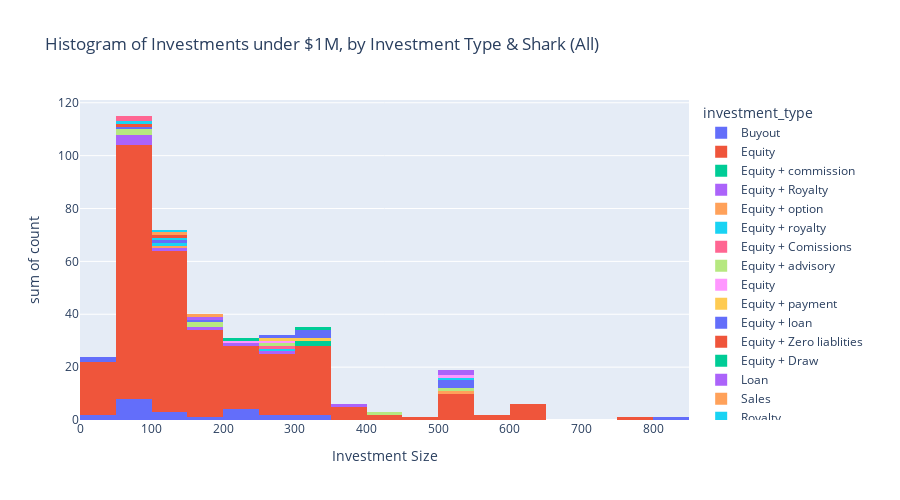

Here is the notebook cell this chart was saved with:
### Code cell
px.histogram(under1m_df, 
             x="value_k", 
             y="count",
             title = "Histogram of Investments under $1M, by Investment Type & Shark ("+industry_selected+")",
             color = "investment_type",
             #facet_row = "shark",
             height = 500
            ).update_layout(xaxis_title = "Investment Size"
            ).show()

### Figure 1 — Plotly figure (JSON) as saved in the notebook; plotly's stock layout.template omitted (floating-point values rounded to 4 significant figures; data arrays with more than 128 entries replaced by an {"elided": "..."} marker saying what was removed)
{"data": [{"alignmentgroup": "True", "bingroup": "x", "histfunc": "sum", "hovertemplate": "investment_type=Buyout<br>value_k=%{x}<br>sum of count=%{y}<extra></extra>", "legendgroup": "Buyout", "marker": {"color": "#636efa", "pattern": {"shape": ""}}, "name": "Buyout", "offsetgroup": "Buyout", "orientation": "v", "showlegend": true, "type": "histogram", "x": [250, 100, 40, 150, 300, 100, 70, 50, 50, 75, 100, 200, 250, 200, 35, 225, 50, 200, 300, 75, 50, 50], "xaxis": "x", "y": [1, 1, 1, 1, 1, 1, 1, 1, 1, 1, 1, 1, 1, 1, 1, 1, 1, 1, 1, 1, 1, 1], "yaxis": "y"}, {"alignmentgroup": "True", "bingroup": "x", "histfunc": "sum", "hovertemplate": "investment_type=Equity<br>value_k=%{x}<br>sum of count=%{y}<extra></extra>", "legendgroup": "Equity", "marker": {"color": "#EF553B", "pattern": {"shape": ""}}, "name": "Equity", "offsetgroup": "Equity", "orientation": "v", "showlegend": true, "type": "histogram", "x": {"elided": "310 float values"}, "xaxis": "x", "y": {"elided": "310 int values"}, "yaxis": "y"}, {"alignmentgroup": "True", "bingroup": "x", "histfunc": "sum", "hovertemplate": "investment_type=Equity + commission<br>value_k=%{x}<br>sum of count=%{y}<extra></extra>", "legendgroup": "Equity + commission", "marker": {"color": "#00cc96", "pattern": {"shape": ""}}, "name": "Equity + commission", "offsetgroup": "Equity + commission", "orientation": "v", "showlegend": true, "type": "histogram", "x": [325, 325], "xaxis": "x", "y": [1, 1], "yaxis": "y"}, {"alignmentgroup": "True", "bingroup": "x", "histfunc": "sum", "hovertemplate": "investment_type=Equity + Royalty<br>value_k=%{x}<br>sum of count=%{y}<extra></extra>", "legendgroup": "Equity + Royalty", "marker": {"color": "#ab63fa", "pattern": {"shape": ""}}, "name": "Equity + Royalty", "offsetgroup": "Equity + Royalty", "orientation": "v", "showlegend": true, "type": "histogram", "x": [75, 100, 50, 150, 80, 200, 270, 50, 350], "xaxis": "x", "y": [1, 1, 1, 1, 1, 1, 1, 1, 1], "yaxis": "y"}, {"alignmentgroup": "True", "bingroup": "x", "histfunc": "sum", "hovertemplate": "investment_type=Equity + option<br>value_k=%{x}<br>sum of count=%{y}<extra></extra>", "legendgroup": "Equity + option", "marker": {"color": "#FFA15A", "pattern": {"shape": ""}}, "name": "Equity + option", "offsetgroup": "Equity + option", "orientation": "v", "showlegend": true, "type": "histogram", "x": [100, 500], "xaxis": "x", "y": [1, 1], "yaxis": "y"}, {"alignmentgroup": "True", "bingroup": "x", "histfunc": "sum", "hovertemplate": "investment_type=Equity + royalty<br>value_k=%{x}<br>sum of count=%{y}<extra></extra>", "legendgroup": "Equity + royalty", "marker": {"color": "#19d3f3", "pattern": {"shape": ""}}, "name": "Equity + royalty", "offsetgroup": "Equity + royalty", "orientation": "v", "showlegend": true, "type": "histogram", "x": [250, 125], "xaxis": "x", "y": [1, 1], "yaxis": "y"}, {"alignmentgroup": "True", "bingroup": "x", "histfunc": "sum", "hovertemplate": "investment_type=Equity + Comissions<br>value_k=%{x}<br>sum of count=%{y}<extra></extra>", "legendgroup": "Equity + Comissions", "marker": {"color": "#FF6692", "pattern": {"shape": ""}}, "name": "Equity + Comissions", "offsetgroup": "Equity + Comissions", "orientation": "v", "showlegend": true, "type": "histogram", "x": [250], "xaxis": "x", "y": [1], "yaxis": "y"}, {"alignmentgroup": "True", "bingroup": "x", "histfunc": "sum", "hovertemplate": "investment_type=Equity + advisory<br>value_k=%{x}<br>sum of count=%{y}<extra></extra>", "legendgroup": "Equity + advisory", "marker": {"color": "#B6E880", "pattern": {"shape": ""}}, "name": "Equity + advisory", "offsetgroup": "Equity + advisory", "orientation": "v", "showlegend": true, "type": "histogram", "x": [500, 150, 75, 250, 150, 75], "xaxis": "x", "y": [1, 1, 1, 1, 1, 1], "yaxis": "y"}, {"alignmentgroup": "True", "bingroup": "x", "histfunc": "sum", "hovertemplate": "investment_type=Equity <br>value_k=%{x}<br>sum of count=%{y}<extra></extra>", "legendgroup": "Equity ", "marker": {"color": "#FF97FF", "pattern": {"shape": ""}}, "name": "Equity ", "offsetgroup": "Equity ", "orientation": "v", "showlegend": true, "type": "histogram", "x": [200, 250], "xaxis": "x", "y": [1, 1], "yaxis": "y"}, {"alignmentgroup": "True", "bingroup": "x", "histfunc": "sum", "hovertemplate": "investment_type=Equity + payment<br>value_k=%{x}<br>sum of count=%{y}<extra></extra>", "legendgroup": "Equity + payment", "marker": {"color": "#FECB52", "pattern": {"shape": ""}}, "name": "Equity + payment", "offsetgroup": "Equity + payment", "orientation": "v", "showlegend": true, "type": "histogram", "x": [300], "xaxis": "x", "y": [1], "yaxis": "y"}, {"alignmentgroup": "True", "bingroup": "x", "histfunc": "sum", "hovertemplate": "investment_type=Equity + loan<br>value_k=%{x}<br>sum of count=%{y}<extra></extra>", "legendgroup": "Equity + loan", "marker": {"color": "#636efa", "pattern": {"shape": ""}}, "name": "Equity + loan", "offsetgroup": "Equity + loan", "orientation": "v", "showlegend": true, "type": "histogram", "x": [175, 37.5, 50, 300, 125, 500, 300, 500, 500, 37.5, 300, 800], "xaxis": "x", "y": [1, 1, 1, 1, 1, 1, 1, 1, 1, 1, 1, 1], "yaxis": "y"}, {"alignmentgroup": "True", "bingroup": "x", "histfunc": "sum", "hovertemplate": "investment_type=Equity + Zero liablities<br>value_k=%{x}<br>sum of count=%{y}<extra></extra>", "legendgroup": "Equity + Zero liablities", "marker": {"color": "#EF553B", "pattern": {"shape": ""}}, "name": "Equity + Zero liablities", "offsetgroup": "Equity + Zero liablities", "orientation": "v", "showlegend": true, "type": "histogram", "x": [75], "xaxis": "x", "y": [1], "yaxis": "y"}, {"alignmentgroup": "True", "bingroup": "x", "histfunc": "sum", "hovertemplate": "investment_type=Equity + Draw <br>value_k=%{x}<br>sum of count=%{y}<extra></extra>", "legendgroup": "Equity + Draw ", "marker": {"color": "#00cc96", "pattern": {"shape": ""}}, "name": "Equity + Draw ", "offsetgroup": "Equity + Draw ", "orientation": "v", "showlegend": true, "type": "histogram", "x": [200], "xaxis": "x", "y": [1], "yaxis": "y"}, {"alignmentgroup": "True", "bingroup": "x", "histfunc": "sum", "hovertemplate": "investment_type=Loan<br>value_k=%{x}<br>sum of count=%{y}<extra></extra>", "legendgroup": "Loan", "marker": {"color": "#ab63fa", "pattern": {"shape": ""}}, "name": "Loan", "offsetgroup": "Loan", "orientation": "v", "showlegend": true, "type": "histogram", "x": [150], "xaxis": "x", "y": [1], "yaxis": "y"}, {"alignmentgroup": "True", "bingroup": "x", "histfunc": "sum", "hovertemplate": "investment_type=Sales<br>value_k=%{x}<br>sum of count=%{y}<extra></extra>", "legendgroup": "Sales", "marker": {"color": "#FFA15A", "pattern": {"shape": ""}}, "name": "Sales", "offsetgroup": "Sales", "orientation": "v", "showlegend": true, "type": "histogram", "x": [150], "xaxis": "x", "y": [1], "yaxis": "y"}, {"alignmentgroup": "True", "bingroup": "x", "histfunc": "sum", "hovertemplate": "investment_type=Royalty<br>value_k=%{x}<br>sum of count=%{y}<extra></extra>", "legendgroup": "Royalty", "marker": {"color": "#19d3f3", "pattern": {"shape": ""}}, "name": "Royalty", "offsetgroup": "Royalty", "orientation": "v", "showlegend": true, "type": "histogram", "x": [100, 75, 500], "xaxis": "x", "y": [1, 1, 1], "yaxis": "y"}, {"alignmentgroup": "True", "bingroup": "x", "histfunc": "sum", "hovertemplate": "investment_type=Licensing rights<br>value_k=%{x}<br>sum of count=%{y}<extra></extra>", "legendgroup": "Licensing rights", "marker": {"color": "#FF6692", "pattern": {"shape": ""}}, "name": "Licensing rights", "offsetgroup": "Licensing rights", "orientation": "v", "showlegend": true, "type": "histogram", "x": [75, 75], "xaxis": "x", "y": [1, 1], "yaxis": "y"}, {"alignmentgroup": "True", "bingroup": "x", "histfunc": "sum", "hovertemplate": "investment_type=Revenue<br>value_k=%{x}<br>sum of count=%{y}<extra></extra>", "legendgroup": "Revenue", "marker": {"color": "#B6E880", "pattern": {"shape": ""}}, "name": "Revenue", "offsetgroup": "Revenue", "orientation": "v", "showlegend": true, "type": "histogram", "x": [400], "xaxis": "x", "y": [1], "yaxis": "y"}, {"alignmentgroup": "True", "bingroup": "x", "histfunc": "sum", "hovertemplate": "investment_type=Equity + Loan + Ad Space<br>value_k=%{x}<br>sum of count=%{y}<extra></extra>", "legendgroup": "Equity + Loan + Ad Space", "marker": {"color": "#FF97FF", "pattern": {"shape": ""}}, "name": "Equity + Loan + Ad Space", "offsetgroup": "Equity + Loan + Ad Space", "orientation": "v", "showlegend": true, "type": "histogram", "x": [500], "xaxis": "x", "y": [1], "yaxis": "y"}, {"alignmentgroup": "True", "bingroup": "x", "histfunc": "sum", "hovertemplate": "investment_type=Equity  + Royalty<br>value_k=%{x}<br>sum of count=%{y}<extra></extra>", "legendgroup": "Equity  + Royalty", "marker": {"color": "#FECB52", "pattern": {"shape": ""}}, "name": "Equity  + Royalty", "offsetgroup": "Equity  + Royalty", "orientation": "v", "showlegend": true, "type": "histogram", "x": [250], "xaxis": "x", "y": [1], "yaxis": "y"}, {"alignmentgroup": "True", "bingroup": "x", "histfunc": "sum", "hovertemplate": "investment_type=Equity + options<br>value_k=%{x}<br>sum of count=%{y}<extra></extra>", "legendgroup": "Equity + options", "marker": {"color": "#636efa", "pattern": {"shape": ""}}, "name": "Equity + options", "offsetgroup": "Equity + options", "orientation": "v", "showlegend": true, "type": "histogram", "x": [250], "xaxis": "x", "y": [1], "yaxis": "y"}, {"alignmentgroup": "True", "bingroup": "x", "histfunc": "sum", "hovertemplate": "investment_type=Equity + credit<br>value_k=%{x}<br>sum of count=%{y}<extra></extra>", "legendgroup": "Equity + credit", "marker": {"color": "#EF553B", "pattern": {"shape": ""}}, "name": "Equity + credit", "offsetgroup": "Equity + credit", "orientation": "v", "showlegend": true, "type": "histogram", "x": [100], "xaxis": "x", "y": [1], "yaxis": "y"}, {"alignmentgroup": "True", "bingroup": "x", "histfunc": "sum", "hovertemplate": "investment_type=Equity + Loan<br>value_k=%{x}<br>sum of count=%{y}<extra></extra>", "legendgroup": "Equity + Loan", "marker": {"color": "#00cc96", "pattern": {"shape": ""}}, "name": "Equity + Loan", "offsetgroup": "Equity + Loan", "orientation": "v", "showlegend": true, "type": "histogram", "x": [300], "xaxis": "x", "y": [1], "yaxis": "y"}, {"alignmentgroup": "True", "bingroup": "x", "histfunc": "sum", "hovertemplate": "investment_type=Equity + Advisory + Board<br>value_k=%{x}<br>sum of count=%{y}<extra></extra>", "legendgroup": "Equity + Advisory + Board", "marker": {"color": "#ab63fa", "pattern": {"shape": ""}}, "name": "Equity + Advisory + Board", "offsetgroup": "Equity + Advisory + Board", "orientation": "v", "showlegend": true, "type": "histogram", "x": [500, 500], "xaxis": "x", "y": [1, 1], "yaxis": "y"}, {"alignmentgroup": "True", "bingroup": "x", "histfunc": "sum", "hovertemplate": "investment_type=Equity+loan<br>value_k=%{x}<br>sum of count=%{y}<extra></extra>", "legendgroup": "Equity+loan", "marker": {"color": "#FFA15A", "pattern": {"shape": ""}}, "name": "Equity+loan", "offsetgroup": "Equity+loan", "orientation": "v", "showlegend": true, "type": "histogram", "x": [100], "xaxis": "x", "y": [1], "yaxis": "y"}, {"alignmentgroup": "True", "bingroup": "x", "histfunc": "sum", "hovertemplate": "investment_type=Equity + advisory <br>value_k=%{x}<br>sum of count=%{y}<extra></extra>", "legendgroup": "Equity + advisory ", "marker": {"color": "#19d3f3", "pattern": {"shape": ""}}, "name": "Equity + advisory ", "offsetgroup": "Equity + advisory ", "orientation": "v", "showlegend": true, "type": "histogram", "x": [125], "xaxis": "x", "y": [1], "yaxis": "y"}], "layout": {"barmode": "relative", "height": 500, "legend": {"title": {"text": "investment_type"}, "tracegroupgap": 0}, "title": {"text": "Histogram of Investments under $1M, by Investment Type & Shark (All)"}, "xaxis": {"anchor": "y", "domain": [0, 1], "title": {"text": "Investment Size"}}, "yaxis": {"anchor": "x", "domain": [0, 1], "title": {"text": "sum of count"}}}}
